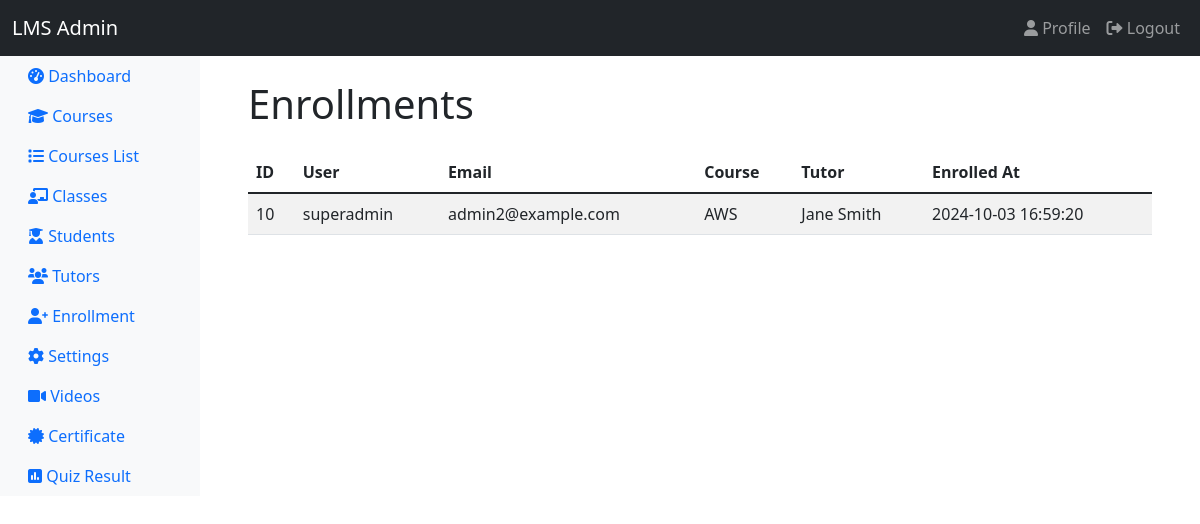
The page /admin/enrollment.php (signed in) on the database its author committed.
### tables this page shows
CREATE TABLE `enrollments` (
  `id` int(11) NOT NULL,
  `user_id` int(11) NOT NULL,
  `course_id` int(11) NOT NULL,
  `course_name` varchar(255) NOT NULL,
  `tutor_id` int(11) NOT NULL,
  `enrolled_at` datetime NOT NULL
);

CREATE TABLE `users` (
  `id` int(11) NOT NULL,
  `username` varchar(50) NOT NULL,
  `email` varchar(100) NOT NULL,
  `password` varchar(255) NOT NULL,
  `role` enum('student','instructor','admin') NOT NULL,
  `created_at` timestamp NOT NULL DEFAULT current_timestamp(),
  `is_active` tinyint(1) DEFAULT 1
);

CREATE TABLE `tutors` (
  `id` int(11) NOT NULL,
  `username` varchar(50) NOT NULL,
  `email` varchar(100) NOT NULL,
  `password` varchar(255) NOT NULL,
  `role` enum('instructor') NOT NULL DEFAULT 'instructor',
  `full_name` varchar(100) NOT NULL,
  `bio` text DEFAULT NULL,
  `specialization` varchar(100) DEFAULT NULL,
  `resume_path` varchar(255) DEFAULT NULL,
  `certificate_path` varchar(255) DEFAULT NULL,
  `created_at` timestamp NOT NULL DEFAULT current_timestamp()
);

### admin/enrollment.php (the view, shortened to what this page needs)
<?php
require_once '../functions.php';
$query = "SELECT e.id, e.user_id, e.course_id, e.course_name, e.tutor_id, e.enrolled_at,
                 u.username, u.email,
                 t.full_name AS tutor_name
          FROM enrollments e
          LEFT JOIN users u ON e.user_id = u.id
          LEFT JOIN tutors t ON e.tutor_id = t.id
          ORDER BY e.enrolled_at DESC";
$result = mysqli_query($conn, $query);
$enrollments = mysqli_fetch_all($result, MYSQLI_ASSOC);
?>
<!DOCTYPE html>
<html lang="en">
<head>
    <link href="https://cdn.jsdelivr.net/npm/bootstrap@5.1.3/dist/css/bootstrap.min.css" rel="stylesheet">
    <link rel="stylesheet" href="https://cdnjs.cloudflare.com/ajax/libs/font-awesome/6.0.0-beta3/css/all.min.css">
</head>
<body>
    <nav class="navbar navbar-expand-lg navbar-dark bg-dark">
        <div class="container-fluid">
            <a class="navbar-brand" href="#">LMS Admin</a>
            <div class="collapse navbar-collapse" id="navbarNav">
                <ul class="navbar-nav ms-auto">
                    <li class="nav-item">
                        <a class="nav-link" href="#"><i class="fas fa-user"></i> Profile</a>
                    </li>
                    <li class="nav-item">
                        <a class="nav-link" href="logout.php"><i class="fas fa-sign-out-alt"></i> Logout</a>
                    </li>
                </ul>
            </div>
        </div>
    </nav>
    <div class="container-fluid">
        <div class="row">
            <?php include 'sidebar.php'; ?>
            <main class="col-md-9 ms-sm-auto col-lg-10 px-md-4">
                <div class="container mt-4">
                    <h1 class="mb-4">Enrollments</h1>
                    <table class="table table-striped">
                        <thead>
                            <tr>
                                <th>ID</th>
                                <th>User</th>
                                <th>Email</th>
                                <th>Course</th>
                                <th>Tutor</th>
                                <th>Enrolled At</th>
                            </tr>
                        </thead>
                        <tbody>
                            <?php foreach ($enrollments as $enrollment): ?>
                            <tr>
                                <td><?php echo htmlspecialchars($enrollment['id']); ?></td>
                                <td><?php echo htmlspecialchars($enrollment['username']); ?></td>
                                <td><?php echo htmlspecialchars($enrollment['email']); ?></td>
                                <td><?php echo htmlspecialchars($enrollment['course_name']); ?></td>
                                <td><?php echo htmlspecialchars($enrollment['tutor_name']); ?></td>
                                <td><?php echo htmlspecialchars($enrollment['enrolled_at']); ?></td>
                            </tr>
                            <?php endforeach; ?>
                        </tbody>
                    </table>
                </div>
            </main>
        </div>
    </div>
</body>
</html>

### rows shown on the page
enrollments: id "10", user.username "superadmin", user.email "admin2@example.com", course_name "AWS", tutor.full_name "Jane Smith", enrolled_at "2024-10-03 16:59:20"
